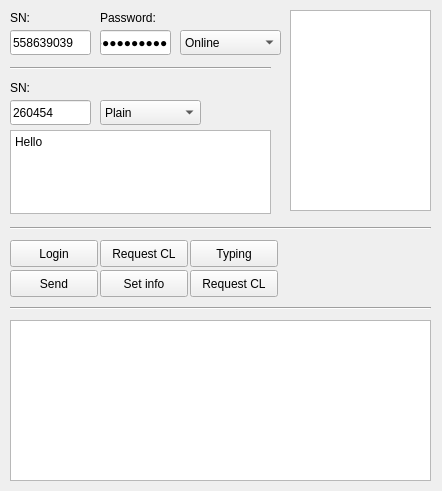
<?xml version="1.0" encoding="UTF-8"?>
<ui version="4.0">
 <class>MainWindow</class>
 <widget class="QMainWindow" name="MainWindow">
  <property name="geometry">
   <rect>
    <x>0</x>
    <y>0</y>
    <width>442</width>
    <height>491</height>
   </rect>
  </property>
  <property name="windowTitle">
   <string>MainWindow</string>
  </property>
  <widget class="QWidget" name="centralWidget">
   <widget class="QTreeView" name="rosterTree">
    <property name="geometry">
     <rect>
      <x>290</x>
      <y>10</y>
      <width>141</width>
      <height>201</height>
     </rect>
    </property>
   </widget>
   <widget class="QLabel" name="label">
    <property name="geometry">
     <rect>
      <x>10</x>
      <y>10</y>
      <width>56</width>
      <height>15</height>
     </rect>
    </property>
    <property name="text">
     <string>SN:</string>
    </property>
   </widget>
   <widget class="QLineEdit" name="snLE">
    <property name="geometry">
     <rect>
      <x>10</x>
      <y>30</y>
      <width>81</width>
      <height>25</height>
     </rect>
    </property>
    <property name="text">
     <string>558639039</string>
    </property>
   </widget>
   <widget class="QLineEdit" name="passLE">
    <property name="geometry">
     <rect>
      <x>100</x>
      <y>30</y>
      <width>71</width>
      <height>25</height>
     </rect>
    </property>
    <property name="text">
     <string>qoscarpass</string>
    </property>
    <property name="echoMode">
     <enum>QLineEdit::PasswordEchoOnEdit</enum>
    </property>
   </widget>
   <widget class="QLabel" name="label_2">
    <property name="geometry">
     <rect>
      <x>100</x>
      <y>10</y>
      <width>71</width>
      <height>16</height>
     </rect>
    </property>
    <property name="text">
     <string>Password:</string>
    </property>
   </widget>
   <widget class="QPushButton" name="loginBtn">
    <property name="geometry">
     <rect>
      <x>10</x>
      <y>240</y>
      <width>88</width>
      <height>27</height>
     </rect>
    </property>
    <property name="text">
     <string>Login</string>
    </property>
   </widget>
   <widget class="Line" name="line">
    <property name="geometry">
     <rect>
      <x>10</x>
      <y>220</y>
      <width>421</width>
      <height>16</height>
     </rect>
    </property>
    <property name="orientation">
     <enum>Qt::Horizontal</enum>
    </property>
   </widget>
   <widget class="QPushButton" name="reqRosterBtn">
    <property name="geometry">
     <rect>
      <x>100</x>
      <y>240</y>
      <width>88</width>
      <height>27</height>
     </rect>
    </property>
    <property name="text">
     <string>Request CL</string>
    </property>
   </widget>
   <widget class="QPlainTextEdit" name="msgPTE">
    <property name="geometry">
     <rect>
      <x>10</x>
      <y>130</y>
      <width>261</width>
      <height>84</height>
     </rect>
    </property>
    <property name="plainText">
     <string>Hello</string>
    </property>
   </widget>
   <widget class="Line" name="line_2">
    <property name="geometry">
     <rect>
      <x>10</x>
      <y>60</y>
      <width>261</width>
      <height>16</height>
     </rect>
    </property>
    <property name="orientation">
     <enum>Qt::Horizontal</enum>
    </property>
   </widget>
   <widget class="QLabel" name="label_3">
    <property name="geometry">
     <rect>
      <x>10</x>
      <y>80</y>
      <width>56</width>
      <height>15</height>
     </rect>
    </property>
    <property name="text">
     <string>SN:</string>
    </property>
   </widget>
   <widget class="QLineEdit" name="targetSN">
    <property name="geometry">
     <rect>
      <x>10</x>
      <y>100</y>
      <width>81</width>
      <height>25</height>
     </rect>
    </property>
    <property name="text">
     <string>260454</string>
    </property>
   </widget>
   <widget class="QComboBox" name="msgTypeCB">
    <property name="geometry">
     <rect>
      <x>100</x>
      <y>100</y>
      <width>101</width>
      <height>25</height>
     </rect>
    </property>
    <item>
     <property name="text">
      <string>Plain</string>
     </property>
    </item>
    <item>
     <property name="text">
      <string>Auth Req</string>
     </property>
    </item>
    <item>
     <property name="text">
      <string>Auth OK</string>
     </property>
    </item>
    <item>
     <property name="text">
      <string>Auth Deny</string>
     </property>
    </item>
    <item>
     <property name="text">
      <string>You were added</string>
     </property>
    </item>
    <item>
     <property name="text">
      <string>Remove yourself</string>
     </property>
    </item>
   </widget>
   <widget class="QPushButton" name="sendBtn">
    <property name="geometry">
     <rect>
      <x>10</x>
      <y>270</y>
      <width>88</width>
      <height>27</height>
     </rect>
    </property>
    <property name="text">
     <string>Send</string>
    </property>
   </widget>
   <widget class="Line" name="line_3">
    <property name="geometry">
     <rect>
      <x>10</x>
      <y>300</y>
      <width>421</width>
      <height>16</height>
     </rect>
    </property>
    <property name="orientation">
     <enum>Qt::Horizontal</enum>
    </property>
   </widget>
   <widget class="QPlainTextEdit" name="logsPTE">
    <property name="geometry">
     <rect>
      <x>10</x>
      <y>320</y>
      <width>421</width>
      <height>161</height>
     </rect>
    </property>
   </widget>
   <widget class="QPushButton" name="setInfoBtn">
    <property name="geometry">
     <rect>
      <x>100</x>
      <y>270</y>
      <width>88</width>
      <height>27</height>
     </rect>
    </property>
    <property name="text">
     <string>Set info</string>
    </property>
   </widget>
   <widget class="QPushButton" name="typingBtn">
    <property name="geometry">
     <rect>
      <x>190</x>
      <y>240</y>
      <width>88</width>
      <height>27</height>
     </rect>
    </property>
    <property name="text">
     <string>Typing</string>
    </property>
    <property name="checkable">
     <bool>true</bool>
    </property>
   </widget>
   <widget class="QPushButton" name="requestCLBtn">
    <property name="geometry">
     <rect>
      <x>190</x>
      <y>270</y>
      <width>88</width>
      <height>27</height>
     </rect>
    </property>
    <property name="text">
     <string>Request CL</string>
    </property>
    <property name="checkable">
     <bool>true</bool>
    </property>
   </widget>
   <widget class="QComboBox" name="msgStatus">
    <property name="geometry">
     <rect>
      <x>180</x>
      <y>30</y>
      <width>101</width>
      <height>25</height>
     </rect>
    </property>
    <item>
     <property name="text">
      <string>Online</string>
     </property>
    </item>
    <item>
     <property name="text">
      <string>Away</string>
     </property>
    </item>
    <item>
     <property name="text">
      <string>DND</string>
     </property>
    </item>
   </widget>
  </widget>
 </widget>
 <layoutdefault spacing="6" margin="11"/>
 <resources/>
 <connections/>
</ui>
